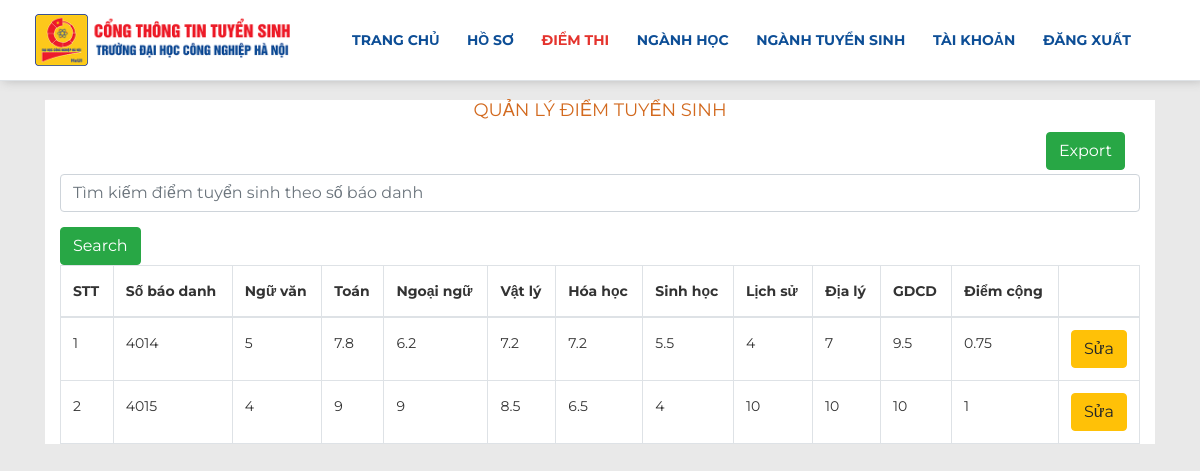
/Manager/ExamResult (signed in), run on the app's committed database.
### tables this page shows
CREATE TABLE `application` (
  `idApplication` int NOT NULL AUTO_INCREMENT,
  `avatar` longtext,
  `name` varchar(50) NOT NULL,
  `gender` int NOT NULL,
  `birthday` date NOT NULL,
  `birthplace` varchar(100) NOT NULL,
  `ethnic` varchar(20) NOT NULL COMMENT 'Dân tộc',
  `identification` varchar(45) NOT NULL COMMENT 'Số CMND',
  `expiration` date NOT NULL COMMENT 'Ngày hết hạn',
  `phoneNumber` varchar(45) NOT NULL,
  `email` varchar(45) DEFAULT NULL,
  `address` varchar(100) NOT NULL,
  `idExamResult` int DEFAULT NULL,
  `idAdmissionsYear` int NOT NULL,
  `idMajors` int NOT NULL,
  PRIMARY KEY (`idApplication`),
  KEY fk_Application_ResultExam1_idx (`idExamResult`),
  KEY fk_Application_AdmissionsMajor1_idx (`idAdmissionsYear`,`idMajors`),
  CONSTRAINT fk_Application_AdmissionsMajor1 FOREIGN KEY (`idAdmissionsYear`, `idMajors`) REFERENCES `admissionsmajor` (`idAdmissionsYear`, `idMajors`),
  CONSTRAINT fk_Application_ResultExam1 FOREIGN KEY (`idExamResult`) REFERENCES `examresult` (`idExamResult`)
);

CREATE TABLE `examresult` (
  `idExamResult` int NOT NULL AUTO_INCREMENT,
  `nguVan` float DEFAULT NULL,
  `toan` float DEFAULT NULL,
  `ngoaiNgu` float DEFAULT NULL,
  `vatLy` float DEFAULT NULL,
  `hoaHoc` float DEFAULT NULL,
  `sinhHoc` float DEFAULT NULL,
  `lichSu` float DEFAULT NULL,
  `diaLy` float DEFAULT NULL,
  `gdcd` float DEFAULT NULL,
  `diemCong` float DEFAULT NULL,
  PRIMARY KEY (`idExamResult`)
);

### core/Controller.php (called while the page is built, shortened)
<?php
abstract class Controller{
    public function RenderViewPermission($permission, $view, $data=[]){
        require_once "./" . $permission . "/views/pages/Master.php";
    }
}
?>

### Manager/controllers/_ManagerController.php (called while the page is built, shortened)
<?php
abstract class _ManagerController extends Controller{
    public function RenderView($view, $data=[]){
        $this->RenderViewPermission(self::PER_MANAGER, $view, $data);
    }
}
?>

### Manager/controllers/ExamResultController.php (called while the page is built, shortened)
<?php
class ExamResultController extends _ManagerController
{
    function Index()
    {
        $this->RenderView(self::VIEW_EXAMRESULT);
    }
}

### index.php (called while the page is built, shortened)
<?php
$myApp = new \Core\App();
?>

### Manager/views/pages/ExamResult/ExamResultView.php (the view, shortened to what this page needs)
<?php
require_once('anhThuConnect.php');
?>
<div class="container" style="background-color: #fff;">
		<div class="panel panel-primary">
			<div class="panel-heading">
				<h3 style="color:chocolate;  text-align:center; ">Quản lý điểm tuyển sinh</h3>
				<div class="col-md-12 head">
					<div class="float-right">
						<a href="ExamResult/Export" class="btn btn-success">
							Export
						</a>
					</div>
				</div>
				<br>
				<form method="POST" action="ExamResult/Find">
				<input type="text" name="id" class="form-control" style="margin-top: 15px; margin-bottom: 15px;" placeholder="Tìm kiếm điểm tuyển sinh theo số báo danh">
				<button class="btn btn-success" >Search</button>
				</form>
			</div>
			<div class="panel-body">
				<table class="table table-bordered">
					<thead>
						<tr>
                            <th>STT</th>
							<th>Số báo danh</th>
							<th>Ngữ văn</th>
							<th>Toán </th>
							<th>Ngoại ngữ</th>
                            <th>Vật lý</th>
                            <th>Hóa học</th>
                            <th>Sinh học</th>
                            <th>Lịch sử</th>
                            <th>Địa lý</th>
                            <th>GDCD</th>
                            <th>Điểm cộng </th>
							<th width="60px"></th>
						</tr>
					</thead>
					<tbody>
						<?php
							$index = 1;
                            $sql = "SELECT * from `Application`";
                            $sq = mysqli_query($conn,$sql);
                            while($row = mysqli_fetch_array($sq))
                            {
								$idExamResult = $row['idExamResult'];
								$std = mysqli_fetch_array(mysqli_query($conn,"SELECT * FROM `ExamResult` WHERE `idExamResult` = $idExamResult"));
								echo '<tr>
										<td>'.($index++).'</td>
										<td>'.$row['idApplication'].'</td>
										<td>'.$std['nguVan'].'</td>
										<td>'.$std['toan'].'</td>
										<td>'.$std['ngoaiNgu'].'</td>
										<td>'.$std['vatLy'].'</td>
										<td>'.$std['hoaHoc'].'</td>
										<td>'.$std['sinhHoc'].'</td>
										<td>'.$std['lichSu'].'</td>
										<td>'.$std['diaLy'].'</td>
										<td>'.$std['gdcd'].'</td>
										<td>'.$std['diemCong'].'</td>
										<td><button class="btn btn-warning" onclick=\'window.open("ExamResult/Update/' . $std['idExamResult'] . '","_self")\'>Sửa</button></td>
									</tr>';
							}
						?>
					</tbody>
				</table>
			</div>
		</div>
	</div>

### public/css/layout.css (style rules this page uses)
html, body { height: 100%; background-color: rgba(233, 233, 233, 1); -webkit-background-size: cover; -moz-background-size: cover; -o-background-size: cover; background-size: cover; }

### public/css/menu-header.css (style rules this page uses)
body { font-family: 'Montserrat', sans-serif; font-weight: 400; color: #333; font-size: 14px; line-height: 26px; }
a { color: #808080; text-decoration: none; }
h3 { font-size: 18px; }
h1, h2, h3, h4, h5, h6 { font-family: 'Montserrat', sans-serif; font-weight: 400; line-height: 1.2; color: #333333; margin-top: 0; margin-bottom: 10px; text-transform: uppercase; }

### data on the page
application: idApplication "4014", idExamResult.nguVan "5", idExamResult.toan "7.8", idExamResult.ngoaiNgu "6.2", idExamResult.vatLy "7.2", idExamResult.hoaHoc "7.2", idExamResult.sinhHoc "5.5", idExamResult.lichSu "4", idExamResult.diaLy "7", idExamResult.gdcd "9.5", idExamResult.diemCong "0.75"
application: idApplication "4015", idExamResult.nguVan "4", idExamResult.toan "9", idExamResult.ngoaiNgu "9", idExamResult.vatLy "8.5", idExamResult.hoaHoc "6.5", idExamResult.sinhHoc "4", idExamResult.lichSu "10", idExamResult.diaLy "10", idExamResult.gdcd "10", idExamResult.diemCong "1"
